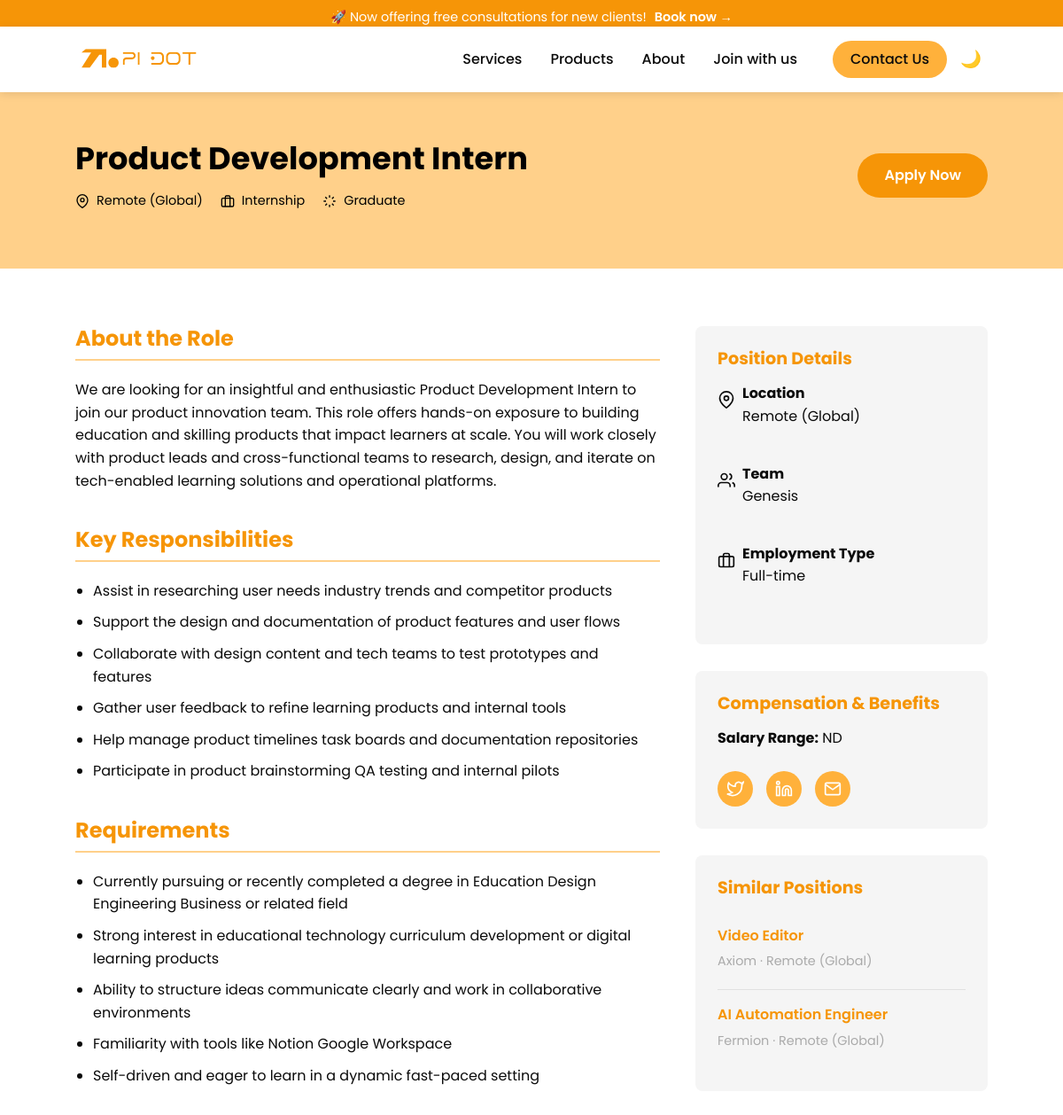
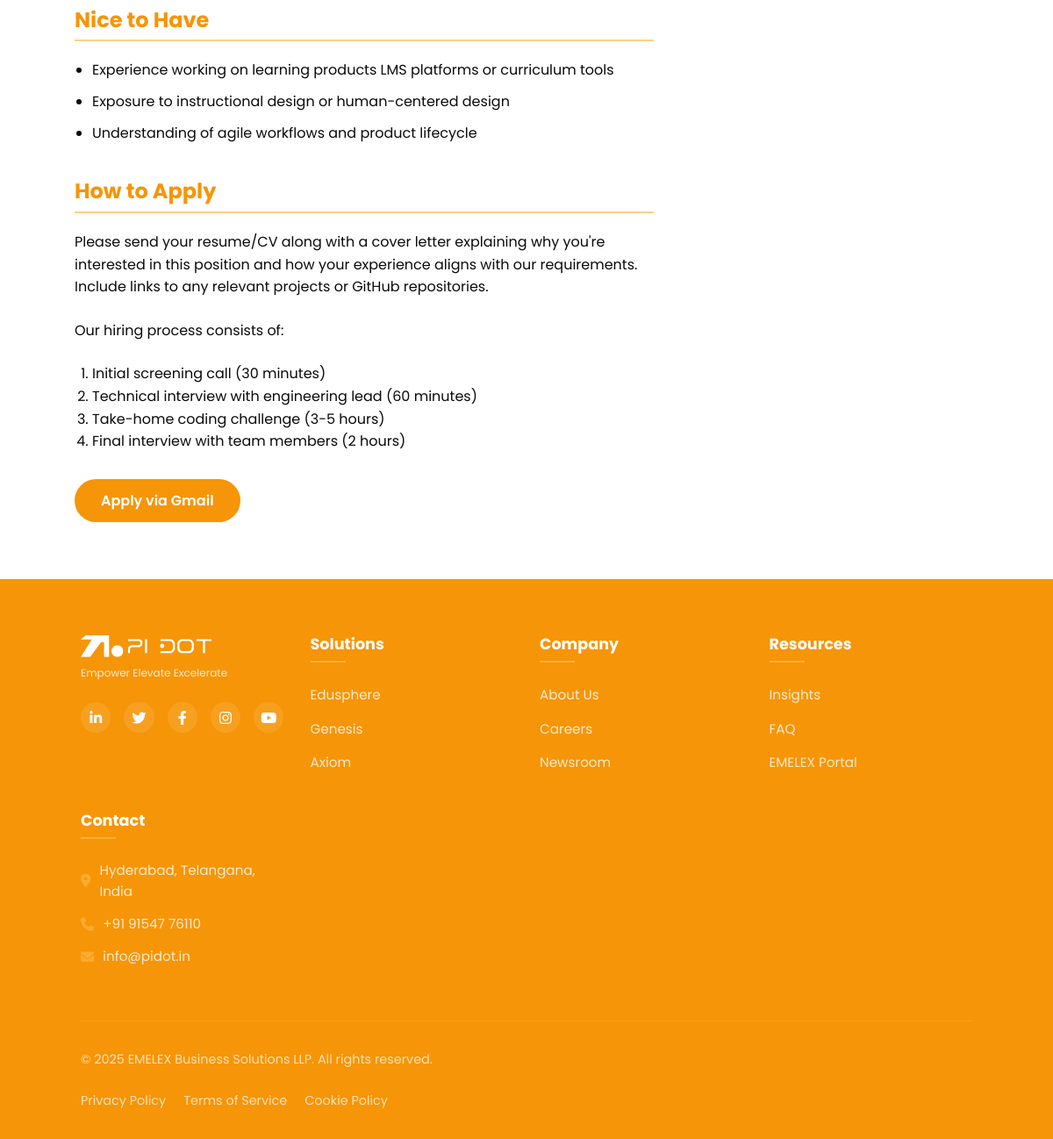
The app's page /PiDot/careers/product-development-intern/ with its own data (2 pictures, top to bottom).
### PiDot/models.py (models this page shows, shortened)
class ActiveRole(models.Model):
    job_id = models.CharField(max_length=100, unique=True)
    job_title = models.CharField(max_length=255)
    slug = models.SlugField(unique=True)
    date_posted = models.DateField()
    product_or_service = models.CharField(max_length=255)
    job_location = models.CharField(max_length=255)
    job_type = models.CharField(max_length=100)
    sal = models.CharField(max_length=100)
    basic_qualification = models.TextField()
    status = models.CharField(max_length=10, choices=[('Active', 'Active'), ('Inactive', 'Inactive')])
    department = models.CharField(max_length=255, blank=True, null=True)
    def __str__(self):
        return self.job_title
    def get_similar_jobs(self):
        print("Looking for jobs in department:", self.description.team)
        print("Job type:", self.job_type)
        similar = ActiveRole.objects.filter(status='Active').exclude(id=self.id)
        print("Total similar jobs before filters:", similar.count())
        return similar[:2]

class JobDescription(models.Model):
    job = models.OneToOneField(ActiveRole, on_delete=models.CASCADE, to_field='job_id', related_name='description')
    job_roles = models.TextField()
    about_role = models.TextField()
    requirements = models.TextField()
    nice_to_have = models.TextField(blank=True, null=True)
    responsibilities = models.TextField()
    team = models.CharField(max_length=255)

### PiDot/views.py (the view)
# urls.py: path('careers/<slug:slug>/', job_description_view, name='job_description'),
def job_description_view(request, slug):
    job = get_object_or_404(ActiveRole, slug=slug)
    try:
        description = JobDescription.objects.get(job=job)
        requirements_list = [req.strip() for req in description.requirements.split('\n') if req.strip()]
        nice_to_have_list = [item.strip() for item in description.nice_to_have.split('\n') if item.strip()]
        responsibilities_list = [item.strip() for item in description.responsibilities.split('\n') if item.strip()]
    except JobDescription.DoesNotExist:
        description = None
        requirements_list = []
        nice_to_have_list = []
        responsibilities_list = []
    similar_jobs = job.get_similar_jobs()
    print("Similar jobs in view:", similar_jobs)
    return render(request, 'PiDot/Job_description.html', {
        'job': job,
        'description': description,
        'requirements_list': requirements_list,
        'nice_to_have_list': nice_to_have_list,
        'responsibilities_list': responsibilities_list,
        'jobs': similar_jobs
    })

### templates/PiDot/Job_description.html (shortened to what this page needs)
{% extends "index.html" %}
{% load static %}
{% block Body %}
    <div class="position-header">
        <div class="container" style="padding: 55px 25px 25px 25px;">
            <div class="header-content">
                <div>
                    <h1 class="position-title">{{ job.job_title }}</h1>
                    <div class="position-meta">
                        <span class="meta-item">
                            <svg width="16" height="16" viewBox="0 0 24 24" fill="none" stroke="currentColor" stroke-width="2">
                                <path d="M21 10c0 7-9 13-9 13s-9-6-9-13a9 9 0 0 1 18 0z"></path>
                                <circle cx="12" cy="10" r="3"></circle>
                            </svg>
                            {{ job.job_location }}
                        </span>
                        <span class="meta-item">
                            <svg width="16" height="16" viewBox="0 0 24 24" fill="none" stroke="currentColor" stroke-width="2">
                                <rect x="2" y="7" width="20" height="14" rx="2"></rect>
                                <path d="M16 21V5a2 2 0 0 0-2-2h-4a2 2 0 0 0-2 2v16"></path>
                            </svg>
                            {{ job.job_type }}
                        </span>
                        <span class="meta-item">
                            <svg width="16" height="16" viewBox="0 0 24 24" fill="none" stroke="currentColor" stroke-width="2">
                                <path d="M12 2v4M12 18v4M4.93 4.93l2.83 2.83M16.24 16.24l2.83 2.83M2 12h4M18 12h4M4.93 19.07l2.83-2.83M16.24 7.76l2.83-2.83"></path>
                            </svg>
                            {{ job.basic_qualification }}
                        </span>
                    </div>
                </div>
                <a href="{% url 'PiDot_careers_register' %}" class="apply-btn">Apply Now</a>
            </div>
        </div>
    </div>
    <div class="container" style="padding: 25px;">
        <div class="position-body">
            <div class="position-content">
                <div class="section">
                    <h2 class="section-title">About the Role</h2>
                    <p>{{ job.description.about_role }}</p>
                </div>
                <div class="section">
                    <h2 class="section-title">Key Responsibilities</h2>
                    {% if responsibilities_list %}
                            <ul class="responsibilities-list" style="list-style: disc;">
                                {% for item in responsibilities_list %}
                                <li>{{ item }}</li>
                                {% endfor %}
                            </ul>
                        {% else %}
                        <p>No responsibilities listed.</p>
                        {% endif %}
                </div>
                <div class="section">
                    <h2 class="section-title">Requirements</h2>
                    {% if requirements_list %}
                    <ul class="requirements-list" style="list-style: disc;">
                        {% for requirement in requirements_list %}
                        <li>{{ requirement }}</li>
                        {% endfor %}
                    </ul>
                    {% else %}
                    <p>No requirements listed.</p>
                    {% endif %}
                </div>
                <div class="section">
                    <h2 class="section-title">Nice to Have</h2>
                    {% if nice_to_have_list %}
                    <ul class="requirements-list" style="list-style: disc;">
                        {% for item in nice_to_have_list %}
                        <li>{{ item }}</li>
                        {% endfor %}
                    </ul>
                    {% else %}
                    <p>None specified.</p>
                    {% endif %}
                </div>
                <div class="section" id="apply">
                    <h2 class="section-title">How to Apply</h2>
                    <p>Please send your resume/CV along with a cover letter explaining why you're interested in this position and how your experience aligns with our requirements. Include links to any relevant projects or GitHub repositories.</p>
                    <p>Our hiring process consists of:</p>
                    <div style="padding-left: 20px; padding-bottom: 30px;">
                    <ol>
                        <li>Initial screening call (30 minutes)</li>
                        <li>Technical interview with engineering lead (60 minutes)</li>
                        <li>Take-home coding challenge (3-5 hours)</li>
                        <li>Final interview with team members (2 hours)</li>
                    </ol>
                    </div>
                    <a href="https://mail.google.com/mail/?view=cm&fs=1&to=info@pidot.in&su=Application%20for%20{{ job.job_title }}" target="_blank" class="apply-btn">Apply via Gmail</a>
                </div>
            </div>
            <div class="position-sidebar">
                <div class="sidebar-card">
                    <h3 class="sidebar-title">Position Details</h3>
                    <div class="location-info" style="display: flex; align-items: flex-start; gap: 8px;" >
                        <div style="padding-top: 10px;">
                            <svg width="20" height="20" viewBox="0 0 24 24" fill="none" stroke="currentColor" stroke-width="2" >
                                <path d="M21 10c0 7-9 13-9 13s-9-6-9-13a9 9 0 0 1 18 0z"></path>
                                <circle cx="12" cy="10" r="3"></circle>
                            </svg>
                        </div>
                        <div>
                            <strong>Location</strong>
                            <p>{{ job.job_location }}</p>
                        </div>
                    </div>
                    <div class="team-info" style="display: flex; align-items: flex-start; gap: 8px;">
                        <div style="padding-top: 10px;">
                            <svg width="20" height="20" viewBox="0 0 24 24" fill="none" stroke="currentColor" stroke-width="2" >
                                <path d="M17 21v-2a4 4 0 0 0-4-4H5a4 4 0 0 0-4 4v2"></path>
                                <circle cx="9" cy="7" r="4"></circle>
                                <path d="M23 21v-2a4 4 0 0 0-3-3.87"></path>
                                <path d="M16 3.13a4 4 0 0 1 0 7.75"></path>
                            </svg>
                        </div>
                        <div>
                            <strong>Team</strong>
                            <p>{{ job.description.team }}</p>
                        </div>
                    </div>
                    <div class="type-info" style="display: flex; align-items: flex-start; gap: 8px;">
                        <div style="padding-top: 10px;">
                            <svg width="20" height="20" viewBox="0 0 24 24" fill="none" stroke="currentColor" stroke-width="2">
                                <rect x="2" y="7" width="20" height="14" rx="2"></rect>
                                <path d="M16 21V5a2 2 0 0 0-2-2h-4a2 2 0 0 0-2 2v16"></path>
                            </svg>
                        </div>
                        <div>
                            <strong>Employment Type</strong>
                            <p>Full-time</p>
                        </div>
                    </div>
                </div>
                <div class="sidebar-card">
                    <h3 class="sidebar-title">Compensation & Benefits</h3>
                    <p><strong>Salary Range:</strong> {{ job.sal }}</p>
                    <div class="share-links">
                        <a href="#" class="share-link" aria-label="Share on Twitter">
                            <svg width="20" height="20" viewBox="0 0 24 24" fill="none" stroke="currentColor" stroke-width="2">
                                <path d="M23 3a10.9 10.9 0 0 1-3.14 1.53 4.48 4.48 0 0 0-7.86 3v1A10.66 10.66 0 0 1 3 4s-4 9 5 13a11.64 11.64 0 0 1-7 2c9 5 20 0 20-11.5a4.5 4.5 0 0 0-.08-.83A7.72 7.72 0 0 0 23 3z"></path>
                            </svg>
                        </a>
                        <a href="#" class="share-link" aria-label="Share on LinkedIn">
                            <svg width="20" height="20" viewBox="0 0 24 24" fill="none" stroke="currentColor" stroke-width="2">
                                <path d="M16 8a6 6 0 0 1 6 6v7h-4v-7a2 2 0 0 0-2-2 2 2 0 0 0-2 2v7h-4v-7a6 6 0 0 1 6-6z"></path>
                                <rect x="2" y="9" width="4" height="12"></rect>
                                <circle cx="4" cy="4" r="2"></circle>
                            </svg>
                        </a>
                        <a href="#" class="share-link" aria-label="Share via Email">
                            <svg width="20" height="20" viewBox="0 0 24 24" fill="none" stroke="currentColor" stroke-width="2">
                                <path d="M4 4h16c1.1 0 2 .9 2 2v12c0 1.1-.9 2-2 2H4c-1.1 0-2-.9-2-2V6c0-1.1.9-2 2-2z"></path>
                                <polyline points="22,6 12,13 2,6"></polyline>
                            </svg>
                        </a>
                    </div>
                </div>
                <div class="sidebar-card similar-positions">
                    <h3 class="sidebar-title">Similar Positions</h3>
                    {% if jobs %}
                        {% for related_job in jobs %}
                            <div class="similar-position">
                                <a href="{% url 'job_description' slug=related_job.slug %}">{{ related_job.job_title }}</a>
                                <p>{{ related_job.description.team|default:"N/A" }} · {{ related_job.job_location }}</p>
                            </div>
                        {% endfor %}
                    {% else %}
                        <p>No similar positions available.</p>
                    {% endif %}
                </div>
            </div>
        </div>
    </div>
{% endblock Body %}

### static/css/style.css (style rules this page uses)
:root { --primary-color: #FFB13B; --primary-dark: #F69507; --primary-light: #FFD08A; --text-dark: #0B0B0B; --text-light: #FFFFFF; --text-gray: #AAAAAA; --bg-light: #FFFFFF; --bg-dark: #0B0B0B; --card-bg: #F5F5F5; --genesis-color: #56848C; --genesis-dark: #122E32; --edusphere-color: #38B6FF; --edusphere-dark: #001F3F; --axiom-color: #0B0B0B; --axiom-dark: #333333; --section-padding: 5rem 0; --container-width: 1200px; --border-radius: 8px; --box-shadow: 0 5px 15px rgba(0,0,0,0.1); }
* { margin: 0; padding: 0; box-sizing: border-box; }
html { scroll-behavior: smooth; }
html, body { width: 100%; overflow-x: hidden; }
body { font-family: 'Poppins', sans-serif; line-height: 1.6; color: var(--text-dark); background-color: var(--bg-light); transition: all 0.3s ease; }
h1, h2, h3, h4, h5, h6 { font-weight: 700; line-height: 1.2; margin-bottom: 1rem; }
p { margin-bottom: 1.5rem; }
a { text-decoration: none; color: inherit; transition: all 0.3s ease; }
ul { list-style: none; }
.container { width: 90%; max-width: var(--container-width); margin: 0 auto; padding: 0 20px; }
.container { max-width: 1200px; margin: 0 auto; padding: 0 2rem; position: relative; z-index: 2; }
.position-meta { display: flex; gap: 1.5rem; margin-top: 0.5rem; font-size: 0.9rem; color: var(--text-gray); }

### static/css/themes.css (style rules this page uses)
.light-theme { --primary-color: #FFB13B; --primary-dark: #F69507; --primary-light: #FFD08A; --text-dark: #0B0B0B; --text-light: #FFFFFF; --text-gray: #AAAAAA; --bg-light: #FFFFFF; --bg-dark: #0B0B0B; --card-bg: #F5F5F5; --genesis-color: #56848C; --genesis-dark: #122E32; --edusphere-color: #38B6FF; --edusphere-dark: #001F3F; --axiom-color: #0B0B0B; --axiom-dark: #333333; }

### templates/PiDot/Job_description.html (style rules this page uses)
.container { max-width: 1100px; margin: 0 auto; }
.position-header { background-color: var(--primary-light); padding: 40px 0; margin-bottom: 40px; }
.header-content { display: flex; justify-content: space-between; align-items: center; }
.position-title { font-size: 2.2rem; color: black; margin: 0; }
.position-meta { display: flex; gap: 20px; margin-top: 15px; }
.meta-item { display: flex; align-items: center; gap: 8px; color: black; }
.apply-btn { background-color: var(--primary-dark); color: var(--text-light); padding: 12px 30px; border-radius: 30px; text-decoration: none; font-weight: 600; display: inline-block; transition: all 0.3s ease; }
.position-body { display: flex; gap: 40px; }
.position-content { flex: 2; }
.position-sidebar { flex: 1; }
.section { margin-bottom: 40px; }
.section-title { font-size: 1.5rem; color: var(--primary-dark); margin-bottom: 20px; padding-bottom: 8px; border-bottom: 2px solid var(--primary-light); }
.responsibilities-list, .requirements-list { padding-left: 20px; }
.responsibilities-list li, .requirements-list li { margin-bottom: 10px; }
.sidebar-card { background-color: var(--card-bg); padding: 25px; border-radius: 8px; margin-bottom: 30px; }
.sidebar-title { font-size: 1.2rem; color: var(--primary-dark); margin-bottom: 15px; }
.location-info { display: flex; align-items: center; gap: 10px; margin-bottom: 15px; }
.team-info { display: flex; align-items: center; gap: 10px; margin-bottom: 15px; }
.type-info { display: flex; align-items: center; gap: 10px; margin-bottom: 15px; }
.share-links { display: flex; gap: 15px; margin-top: 20px; }
.share-link { display: flex; align-items: center; justify-content: center; width: 40px; height: 40px; background-color: var(--primary-color); color: var(--text-light); border-radius: 50%; transition: all 0.3s ease; }
.similar-positions { margin-top: 30px; }
.similar-position { padding: 15px 0; border-bottom: 1px solid #e0e0e0; }
.similar-position:last-child { border-bottom: none; }
.similar-position a { color: var(--primary-dark); text-decoration: none; font-weight: 600; }
.similar-position p { margin: 5px 0; color: var(--text-gray); font-size: 0.9rem; }

### records on screen
ActiveRole: job_title "Product Development Intern", job_location "Remote (Global)", job_type "Internship", basic_qualification "Graduate", description.about_role "We are looking for an insightful and enthusiastic Product Development Intern to join our product innovation team. This role offers hands-on exposure to building education and skilling products that impact learners at scale. You will work closely with product leads and cross-functional teams to research, design, and iterate on tech-enabled learning solutions and operational platforms.", description.team "Genesis", sal "ND"
ActiveRole: job_title "Video Editor", description.team "Axiom", job_location "Remote (Global)"
ActiveRole: job_title "AI Automation Engineer", description.team "Fermion", job_location "Remote (Global)"

### other values on screen
{{ item }} "Assist in researching user needs industry trends and competitor products" "Support the design and documentation of product features and user flows" "Collaborate with design content and tech teams to test prototypes and features" "Gather user feedback to refine learning products and internal tools" "Help manage product timelines task boards and documentation repositories" "Participate in product brainstorming QA testing and internal pilots"
{{ requirement }} "Currently pursuing or recently completed a degree in Education Design Engineering Business or related field" "Strong interest in educational technology curriculum development or digital learning products" "Ability to structure ideas communicate clearly and work in collaborative environments" "Familiarity with tools like Notion Google Workspace" "Self-driven and eager to learn in a dynamic fast-paced setting"
{{ item }} "Experience working on learning products LMS platforms or curriculum tools" "Exposure to instructional design or human-centered design" "Understanding of agile workflows and product lifecycle"
